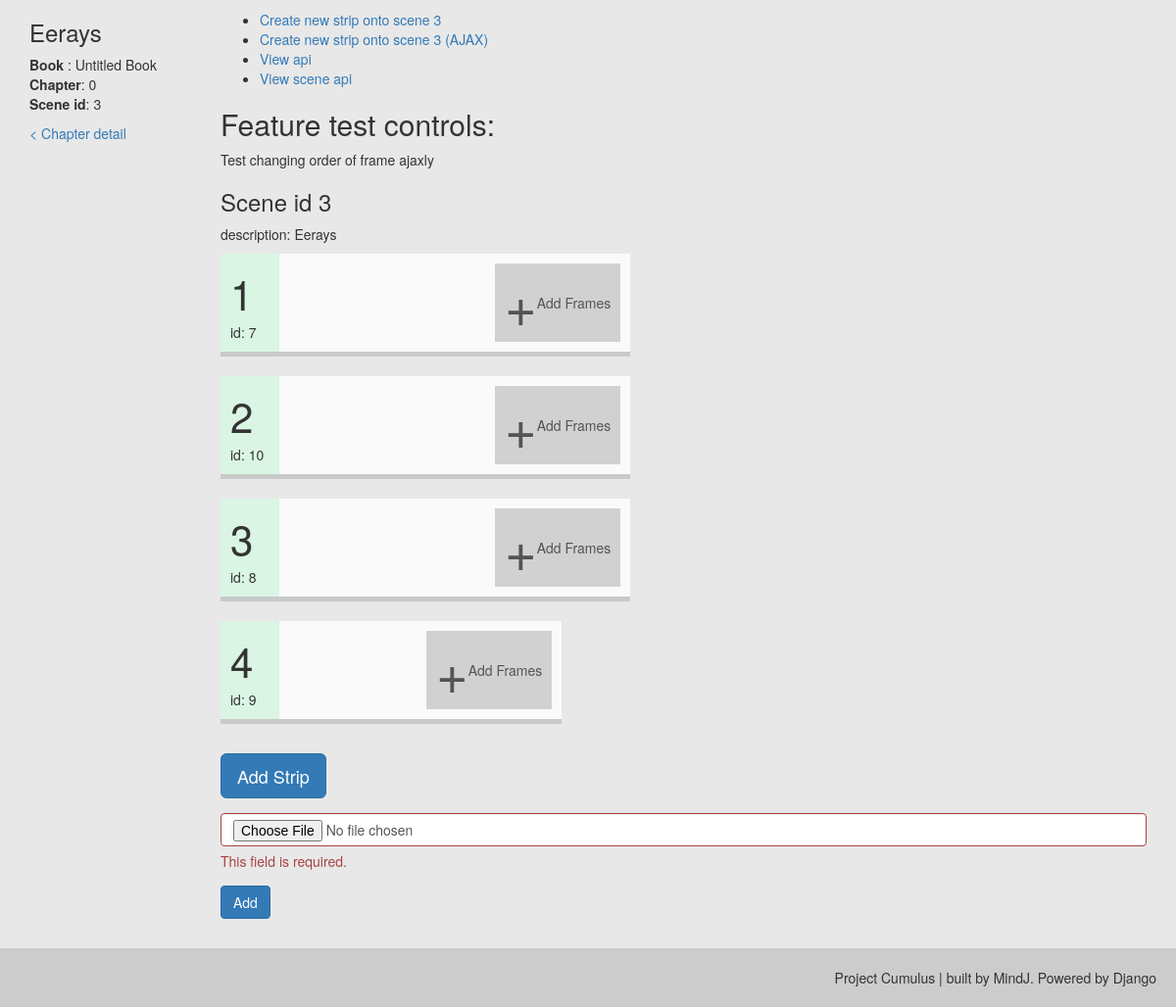
Page /flipbooks/scene/3/ on the committed database.
### flipbooks/models.py (models this page shows, shortened)
class Scene(models.Model):
    order = models.IntegerField(default="0")
    children_li = models.TextField(max_length=200, blank=True, default="")
    name = models.CharField(max_length=50, blank=True, default="")
    description = models.TextField(max_length=100, blank=True, default="")
    chapter = models.ForeignKey(Chapter, on_delete=models.CASCADE, default=0)
    date_created = models.DateTimeField(auto_now_add=True)
    date_modified = models.DateTimeField(auto_now=True)
    def __str__(self):
        return "Scene #{} [order: {}, name: {} ]".format(self.pk, self.order, self.name)

class Chapter(models.Model):
    number = models.IntegerField(default="0")
    title = models.CharField(max_length=50, blank=True, default="Untitled")
    book = models.ForeignKey(Book, on_delete=models.CASCADE)
    date_created = models.DateTimeField(auto_now_add=True)
    date_modified = models.DateTimeField(auto_now=True)

class Book(models.Model):
    title = models.CharField(max_length=50, blank=True, default="Untitled Book")
    date_created = models.DateTimeField(auto_now_add=True)
    date_modified = models.DateTimeField(auto_now=True)

class Strip(models.Model):
    order = models.IntegerField(default="-1")
    children_li = models.TextField(max_length=500, blank=True, default="")
    description = models.TextField(max_length=100, blank=True, default="")
    scene = models.ForeignKey(Scene, on_delete=models.CASCADE)
    date_created = models.DateTimeField(auto_now_add=True)
    date_modified = models.DateTimeField(auto_now=True)
    def __str__(self):
        return "id #{} [in Sn_{}, order:{}]".format(self.id, self.scene.order, self.order)

### flipbooks/views.py (the view)
# urls.py: url(r'^scene/(?P<pk>\d+)/$', views.SceneDetailView.as_view(), name='scene-detail'),
class SceneDetailView(generic.DetailView):
    model = Scene
    queryset = Scene.objects.all()
    def get_context_data(self, *args, **kwargs):
        context = super(SceneDetailView, self).get_context_data(*args, **kwargs)
        stringy_children_li = context['object'].children_li
        valid_children_li = False if stringy_children_li =="" else helpers.string2List(stringy_children_li)
        context["valid_children_li"] = valid_children_li
        _scene = context['object']
        ordered_strip_set = []
        if valid_children_li:
            ordered_strip_set = helpers.order_by_id_ref(_scene.strip_set.all(), valid_children_li)
        else:
            ordered_strip_set = _scene.strip_set.all()
        context['ordered_strip_set'] = ordered_strip_set
        strip_create_form = forms.StripCreateForm(initial={'scene': self.kwargs['pk']})
        strip_create_form.fields['scene'].widget.attrs['invisible'] = True #hiding by css
        strip_create_form.fields['scene'].label = ''
        strip_create_form.fields['description'].widget.attrs['invisible'] = True #hiding by css
        strip_create_form.fields['description'].label = ''
        context["strip_create_form"] = strip_create_form
        context['strip_create_url'] = reverse_lazy("flipbooks:strip-create", kwargs={'scene_pk':self.kwargs['pk'] })
        frame_create_form = forms.FrameCreateForm({"scene_pk": self.kwargs['pk']})
        frame_create_form.fields['strip'].widget.attrs['invisible'] = True #hiding by css
        frame_create_form.fields['frame_image'].widget = f.HiddenInput()
        context['frame_create_form'] = frame_create_form
        context['frame_create_url'] = reverse_lazy("flipbooks:frame-create", kwargs={'strip_pk': 1 })
        return context

### flipbooks/forms.py
class StripCreateForm(forms.ModelForm):
    def __init__(self, *args, **kwargs):
        super(StripCreateForm, self).__init__(*args, **kwargs)
        self.fields['scene'].queryset = Scene.objects.order_by("order")
    class Meta:
        model = Strip
        fields = ['scene', 'description'] #removed 'order'. No need to select them.
        labels = {
            'scene': 'Under scene'
        }

class FrameCreateForm(forms.ModelForm):
    def __init__(self, *args, **kwargs):
        super(FrameCreateForm, self).__init__(*args, **kwargs)
        arg_dict = {}
        for arg in args:
            if arg:
                arg_dict = arg
        if 'scene_pk' in arg_dict:
            self.fields['strip'].queryset = Strip.objects.filter(scene__id=arg_dict['scene_pk'])
        else:
            self.fields['strip'].queryset = Strip.objects.all()
    class Meta:
        model = Frame
        fields = ['strip', 'frame_image', 'frame_image_native']
        labels = {
            'frame_image_native': 'by ImageField:',
        }

### flipbooks/helpermodule/helpers.py (called while the page is built)
def string2List(stringyList):
    li = stringyList.split(",")
    return list( item.strip() for item in li )

def order_by_id_ref(obj_li, ref_id_li):
    obj_li_ordered = [None] * len(obj_li)
    for obj in obj_li:
        if str(obj.id) in ref_id_li:
            order_position = ref_id_li.index(str(obj.id))
            obj_li_ordered[order_position] = obj
    return obj_li_ordered

### flipbooks/templatetags/flipbooks_custom_tags.py (called while the page is built)
@register.filter(name='is_displayable')
def is_displayable(obj, validation_type=''):
    if validation_type=='':
        return False
    elif validation_type=='frame':
        frame = obj
        return not((frame is None) or (frame.frame_image is None) or (str(frame.frame_image) is ""))

### proj_cumulus/templates/flipbooks/scene_detail.html (shortened to what this page needs)
{% extends "base.html" %}
{% load thumbnail %}
{% load flipbooks_custom_tags %}
{% block content %}
<div class="row">
    <div class="col-md-2">
        <h3>{{object.name}}</h3>
        <p>
            <b>Book</b> : {{object.chapter.book.title}}
            <b>Chapter</b>: {{object.chapter.number}}
            <b>Scene id</b>: {{object.id}}
        </p>
        <p><a href="{% url 'flipbooks:chapter-detail' book_pk=object.chapter.book.id chapter_number=object.chapter.number %}">< Chapter detail</a></p>
    </div>
    <div class="col-md-10">
        <div>
            <ul class="list inline">
                <li><a href="{% url 'flipbooks:strip-create' scene_pk=object.id %}">Create new strip onto scene {{object.id}}</a></li>
                <li><a href="#">Create new strip onto scene {{object.id}} (AJAX)</a></li>
                <li><a href="{% url 'flipbooks-api:list' %}">View api</a></li>
                <li><a href="{% url 'flipbooks-api:detail-scene' pk=object.id%}">View scene api</a></li>
            </ul>
        </div>
        <div>
            <h2>Feature test controls:</h2>
            Test changing order of frame ajaxly
        </div>
        <h3>Scene id {{object.id}}</h3>
        <p>description: {{object.description}}</p>
        <ul class="list_strips">
            {% for strip in ordered_strip_set %}
                <li class="flex_list">
                    <div class="header">
                        <span class="bigtext-1">{{forloop.counter}}</span>
                        <br>
                        <span>id: {{strip.id}}</span>
                    </div>
                    <div class="strip_flex_container" stripid="{{strip.id}}">
                        {% for frame in strip.frame_set.all %}
                            {% if frame|is_displayable:"frame" %}
                                   <div class="thumb slender">
                                   </div>
                            {% endif %}
                        {% empty %}
                            {% if strip is None %}
                                <div class="tile">
                                    <span style="color:#898989">Invalid Strip</span>
                                </div>
                            {% endif %}
                        {% endfor %}
                        {% if strip != None %}
                            <div class="tile frame_form" displaytype="add" for="{{strip.id}}">
                                <span style="font-size:4em">+</span>
                                Add Frames
                            </div>
                        {% endif %}
                    </div>
                </li>
            {% empty %}
                <p>No strips could be found</p>
            {% endfor %}
        </ul>
        {% include "flipbooks/includes/form_dynamic.html" with form=strip_create_form action_url=strip_create_url form_id="strip_create_form" btn_title='Add Strip' %}
        {% include "flipbooks/partials/frame_create_partial.html" with form=frame_create_form action_url=frame_create_url form_id="frame_create_form" %}
    </div>
</div>
{% endblock content %}
{% block extra_js %}
    {% load static %}
{% endblock extra_js %}

### static-storage/css_static/main.css (style rules this page uses)
body { background-color: #E8E8E8; height: 100%; }
.bigtext-1 { font-size: 3em; }
.thumb { position:relative; }

### static-storage/css_static/lists.css (style rules this page uses)
ul.list_strips { padding: 0; counter-reset: stripNum; }
ul.list_strips li { display:flex; align-items: stretch; counter-increment: stripNum; }
ul.list_strips li > .header { width: 60px; height: auto; flex-shrink: 0; background-color:#DAF5E4; padding: 10px; margin: 0 0 20px 0; border-bottom: 5px solid #c9c9c9; }
.strip_flex_container { display:flex; flex-wrap: wrap; flex-direction: row; align-items: stretch; margin-bottom: 20px; background-color: #FAFAFA; border-bottom: 5px solid #c9c9c9; }
ul.list_strips .strip_flex_container .thumb, ul.list_strips .strip_flex_container .tile { display: flex; position: relative; align-items: center; justify-content: center; margin: 10px 10px 10px 10px; height: auto; }
.strip_flex_container .thumb.slender { width: 50px; overflow: hidden; }
.strip_flex_container .tile[displaytype="add"] { background-color: #D1D1D1; padding: 0 10px; height: auto; color: #545454; cursor: pointer; }

### rows in the picture
Scene: name "Eerays", chapter.book "Untitled Book", chapter.number "0", id "3", description "Eerays"
Strip: id "7"
Strip: id "10"
Strip: id "8"
Strip: id "9"

### other values in the picture
{{ btn_title }} "Add Strip"
{{ error }} "This field is required."
